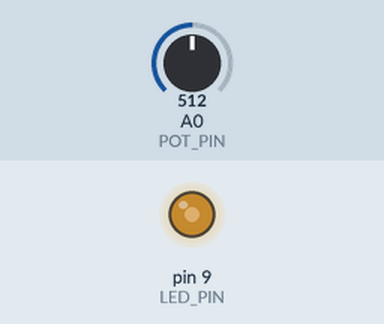
This sketch was run on a simulated Arduino Uno, built with avr-gcc and run on an emulated ATmega328P. On the bench: output pins drawn as LEDs (lit = HIGH). The inputs (shaded band) are chosen by the test bench; at power-on: A0 (POT_PIN) = 512.

Above: at 1.2 s.
1.3 s: A0 (POT_PIN) set to 716
At 2.5 s:
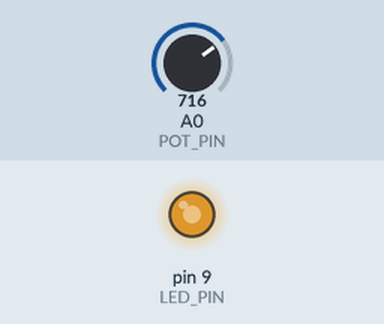
2.8 s: A0 (POT_PIN) set to 900
At 3.6 s:
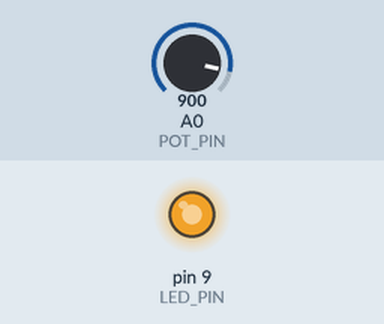
4.3 s: A0 (POT_PIN) set to 122
At 4.7 s:
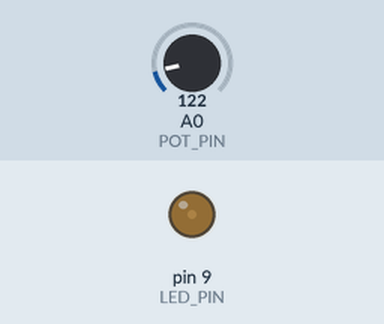
5.8 s: A0 (POT_PIN) set to 0
At 7.0 s:
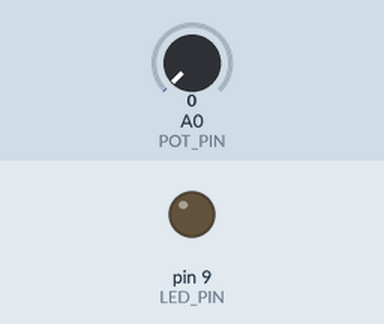
7.3 s: A0 (POT_PIN) set to 511
At 8.2 s:
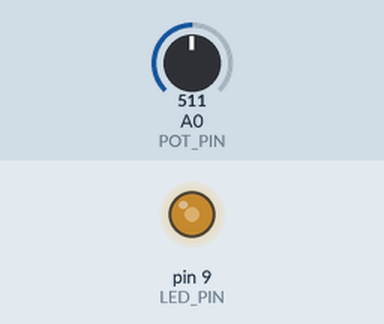
Timing chart, 0 to 9.8 s (numbered marks = the images above; inputs shaded):
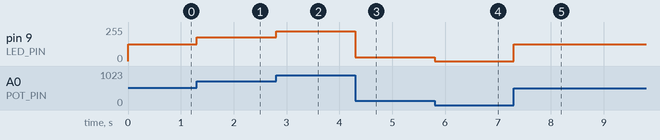

The sketch:

Q09_Variable_Brightness_Controller.ino
```cpp
/*
  Q9 - Variable Brightness Controller

  Problem:
    The brightness of an LED must follow the position of a
    potentiometer knob.

  Components:
    - Arduino UNO R3
    - 1 x 10 k ohm potentiometer
    - 1 x LED
    - 1 x 220 ohm resistor

  Pin mapping:
    Potentiometer: terminal 1 -> 5V, wiper (middle) -> A0, terminal 2 -> GND
    D9 (PWM) -> 220 ohm -> LED anode (long leg), LED cathode -> GND

  Expected behaviour:
    Turning the knob from one end to the other changes the LED smoothly
    from fully OFF to full brightness.

  Assumptions:
    None.
*/

const int POT_PIN = A0;
const int LED_PIN = 9;   // PWM pin

void setup() {
  pinMode(LED_PIN, OUTPUT);
}

void loop() {
  int reading = analogRead(POT_PIN);                  // 0..1023
  int brightness = map(reading, 0, 1023, 0, 255);     // scale to PWM range
  analogWrite(LED_PIN, brightness);
}
```

Measured:
- after the input at 1.3 s, pin 9 (LED_PIN): 127/255 → 178/255 at once
- after the input at 2.8 s, pin 9 (LED_PIN): 178/255 → 224/255 at once
- after the input at 4.3 s, pin 9 (LED_PIN): 224/255 → 30/255 at once
- after the input at 5.8 s, pin 9 (LED_PIN): 30/255 → 0/255 at once
- after the input at 7.3 s, pin 9 (LED_PIN): 0/255 → 127/255 at once
